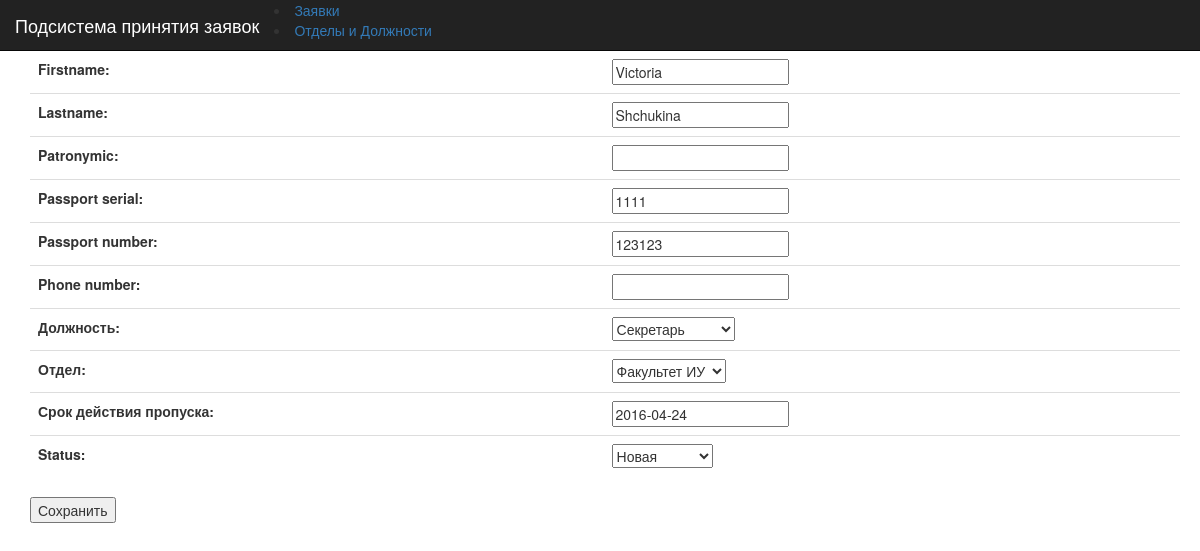
/request/1/, run on an earlier commit of the app's database.
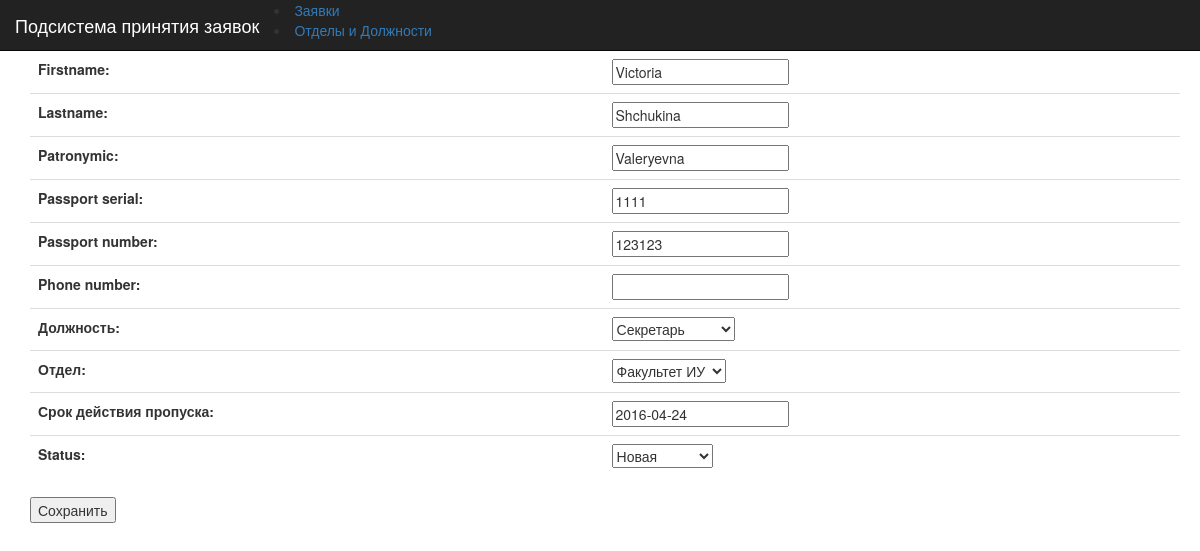
And on a later commit of the database.
### RequestSysApplication/models.py (models this page shows)
class Request(models.Model):
    firstname = models.CharField(max_length=20)
    lastname = models.CharField(max_length=20)
    patronymic = models.CharField(max_length=20, blank=True, null=True)
    passport_serial = models.IntegerField(blank=True, null=True)
    passport_number = models.IntegerField(blank=True, null=True)
    registration_date = models.DateField(auto_now_add=True, verbose_name="Дата создания заявки")
    end_date = models.DateField(verbose_name="Срок действия пропуска")
    phone_regex = RegexValidator(regex=r'^\+?1?\d{9,15}$',
                                 message="Phone number must be entered in the format: '+999999999'. Up to 15 digits allowed.")
    phone_number = models.CharField(max_length=15, validators=[phone_regex], blank=True,null=True)  # validators should be a list
    department = models.ForeignKey(Department, verbose_name= "Отдел",null=True)
    position = models.ForeignKey(Position, verbose_name="Должность", null=True)
    class Meta:
        verbose_name = u'Заявка'
        verbose_name_plural = u'Заявки'
    createtime = models.DateTimeField(default=timezone.now)
    NEW = 'NEW'
    APPROVED = 'APR'
    CANCELLED = 'CAN'
    DONE = 'DON'
    REQUEST_STATUSES = (
        (NEW, 'Новая'),
        (APPROVED, 'Утверждена'),
        (CANCELLED, 'Отменена'),
        (DONE, 'Выполнена'),
    )
    status = models.CharField(max_length=3,
                              choices=REQUEST_STATUSES,
                              default=NEW)

### RequestSysApplication/views.py (the view)
# urls.py: url(r'^request/(?P<pk>[0-9]+)/?$', views.request),
def request(request,pk):
    if request.method== 'POST':
        our_request = Request.objects.get(id=pk)
        our_form = RequestForm(request.POST)
        if our_form.is_valid():
            our_request.firstname = our_form.cleaned_data['firstname']
            our_request.lastname = our_form.cleaned_data['lastname']
            our_request.patronymic = our_form.cleaned_data['patronymic']
            our_request.department = our_form.cleaned_data['department']
            our_request.position = our_form.cleaned_data['position']
            our_request.end_date = our_form.cleaned_data['end_date']
            our_request.passport_number = our_form.cleaned_data['passport_number']
            our_request.passport_serial = our_form.cleaned_data['passport_serial']
            our_request.phone_number = our_form.cleaned_data['phone_number']
            our_request.status = our_form.cleaned_data['status']
            our_request.save()
            request_form = RequestForm(instance=our_request)
            context = {
                'reqobject': our_request,
                'form': request_form
            }
        else:
            return HttpResponse("Error!")
    else:
        reqobject = Request.objects.get(id=pk)
        our_form = RequestForm(instance=reqobject)
        context={
            'reqobject': reqobject,
            'form': our_form
        }
    return render(request, 'request.html', context)

### RequestSysApplication/forms.py
class RequestForm(ModelForm):
    class Meta:
        model = Request
        fields = ['firstname', 'lastname', 'patronymic', 'passport_serial', 'passport_number', 'phone_number',
                'position','department', 'end_date', 'status']

### RequestSysApplication/models.py (called while the page is built)
    def __str__(self):
        return self.name

    def __str__(self):
        return self.name

### templates/request.html (shortened to what this page needs)
{% extends "base_nav.html"%}
{% block nav_brand %}Подсистема принятия заявок{% endblock %}
{% block navbar-menu %}
    <li class="active"><a href="/request_sys">Заявки</a></li>
    <li><a href="/depart">Отделы и Должности</a></li>
{% endblock %}
{% block bodycontent %}
     <form action="/request/{{ reqobject.id }}/" method="post">
         <table class="table table-responsive">
             {{ form.as_table }}
         </table>
         <input type="submit" value="Сохранить" />
     </form>
{% endblock %}

### templates/base_nav.html (shortened to what this page needs)
<!DOCTYPE html>
<html  lang="en">
    <head>
         <link href="css/bootstrap.min.css" rel="stylesheet">
        <link rel="stylesheet" type="text/css" href="//netdna.bootstrapcdn.com/bootstrap/3.3.6/css/bootstrap.min.css"/>
        <link href="css/bootstrap.css" rel="stylesheet">
    </head>
    <body>
        <nav class="navbar navbar-inverse navbar-fixed-top" role="navigation">
            <div class="container-fluid">
                <div class="navbar-header">
                    <a class="navbar-brand" href="#">{% block nav_brand %}{% endblock %}</a>
                </div>
                <div class="collapse navbar-collapse" id="bs-example-navbar-collapse-1">
                    {% block navbar-menu %}{% endblock %}
                </div>
            </div>
        </nav>
	    {% block bodycontent %}{% endblock %}
  </body>
</html>

### templates/base_nav.html (style rules this page uses)
body { padding-top: 50px; padding-left: 30px; padding-right: 20px; }

What changed in the data, as far as the page shows it:
changed Request "Victoria": patronymic (not shown) → "Valeryevna"
